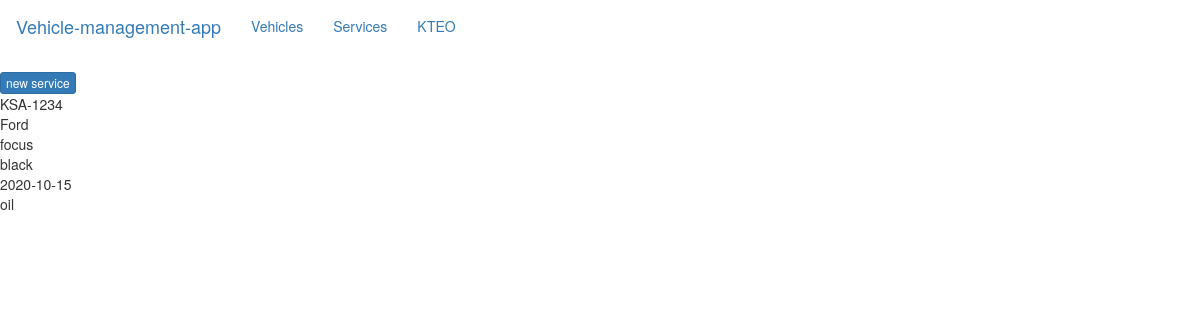
Before: /index.php/site/all_services with the older database file.
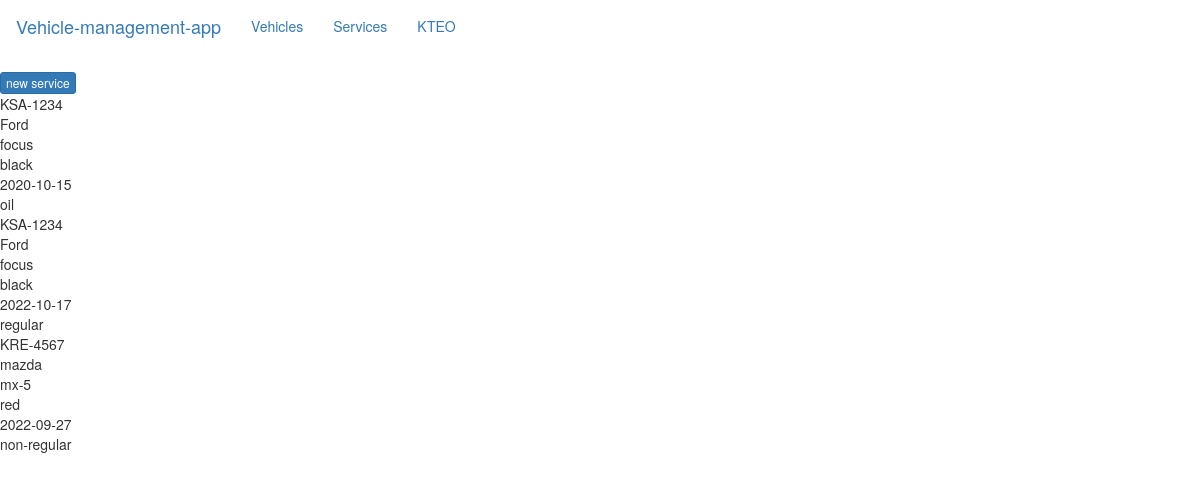
After: the same page with the newer database file.
### tables this page shows
CREATE TABLE `services` (
  `id` int NOT NULL AUTO_INCREMENT,
  `car_id` int NOT NULL,
  `date` date NOT NULL,
  `km` int NOT NULL,
  `price` float NOT NULL,
  `shop` text NOT NULL,
  `comments` longtext,
  `type` int NOT NULL,
  `service_reg_km` int NOT NULL,
  `service_reg_date` date NOT NULL,
  `service_oil_km` int NOT NULL,
  `service_oil_date` date NOT NULL,
  PRIMARY KEY (`id`),
  KEY `services_service_type_null_fk` (`type`),
  KEY `services_car_null_fk` (`car_id`),
  CONSTRAINT `services_car_null_fk` FOREIGN KEY (`car_id`) REFERENCES `car` (`id`) ON DELETE CASCADE,
  CONSTRAINT `services_service_type_null_fk` FOREIGN KEY (`type`) REFERENCES `service_type` (`id`)
);

CREATE TABLE `car` (
  `license_plate` varchar(15) DEFAULT NULL,
  `vehicle_type` int NOT NULL,
  `ownership_type` enum('SuperCargo','I.X.') DEFAULT NULL,
  `id` int NOT NULL AUTO_INCREMENT,
  `owner` varchar(40) NOT NULL,
  `fuel` enum('gasoline','petrol','electric') NOT NULL,
  `manufacturer` varchar(20) NOT NULL,
  `model` varchar(20) NOT NULL,
  `color` varchar(15) DEFAULT NULL,
  `displasment` int NOT NULL,
  `year_man` year NOT NULL,
  `year_license` year NOT NULL,
  `year_purch` year NOT NULL,
  `service_reg_km` int DEFAULT NULL,
  `service_reg_months` int DEFAULT NULL,
  `service_oil_km` int DEFAULT NULL,
  `service_oil_months` int DEFAULT NULL,
  `service_tyre_km` int NOT NULL,
  `KTEO_years` int NOT NULL,
  `emission_years` int NOT NULL,
  `escort_id` int DEFAULT NULL,
  `comments` longtext,
  `active` tinyint(1) NOT NULL,
  PRIMARY KEY (`id`),
  KEY `car_car_id_fk` (`escort_id`),
  KEY `car_vehicle_type_null_fk` (`vehicle_type`),
  CONSTRAINT `car_car_id_fk` FOREIGN KEY (`escort_id`) REFERENCES `car` (`id`),
  CONSTRAINT `car_vehicle_type_null_fk` FOREIGN KEY (`vehicle_type`) REFERENCES `vehicle_type` (`id`)
);

CREATE TABLE `service_type` (
  `id` int NOT NULL AUTO_INCREMENT,
  `name` text NOT NULL,
  PRIMARY KEY (`id`)
);

### application/controllers/Site.php (called while the page is built, shortened)
<?php
class Site extends CI_Controller {
    public function __construct()
    {
        $this->load->model("vehicles_model");
        $this->load->model("services_model");
    }
    public function all_services(){
        $result['services']=$this->services_model->get_all_services();
        $this->load->view('services/all_services.php',$result);
    }
}

### index.php (called while the page is built, shortened)
<?php
require_once BASEPATH.'core/CodeIgniter.php';

### application/models/Services_model.php (called while the page is built, shortened)
<?php
class services_model extends CI_Model
{
    function get_all_services(){
        $this->db->select('car.license_plate,car.manufacturer,car.model,car.color,services.id,services.date,type.name');
        $this->db->from("services as services");
        $this->db->join("car as car","car.id=services.car_id");
        $this->db->join("service_type as type","services.type=type.id");
        $query=$this->db->get();
        return $result=$query->result();
    }
}

### application/views/services/all_services.php (the view, shortened to what this page needs)
<link rel="stylesheet" href="https://maxcdn.bootstrapcdn.com/bootstrap/3.4.1/css/bootstrap.min.css">
<?php
$this->load->view("navbar") ;
$add_service_url=base_url('/index.php/services/new_service');
echo "<a class='btn btn-primary btn-xs' href='$add_service_url'>new service</a><br>";
foreach ($services as $service){
    echo $service->license_plate ."<br>";
    echo $service->manufacturer ."<br>";
    echo $service->model ."<br>";
    echo $service->color ."<br>";
    echo $service->date ."<br>";
    echo $service->name ."<br>";
}
?>

### application/views/navbar.php
<?php
$V_url=base_url('index.php/site/all_vehicles');
$S_url=base_url('/index.php/site/all_services');
$K_url=base_url('/index.php/site/all_kteo');
$url=base_url();
?>
<div class="sticky-top" >
    <nav class="navbar navbar-expand-lg bg-light">
        <div class="container-fluid">
            <div class="navbar-header">
                <?php echo"<a class='navbar-brand' href='$url'>Vehicle-management-app</a>" ?>
            </div >
            <div class="collapse navbar-collapse">
                <ul class="nav navbar-nav">
                    <?php
                    echo"<li class='nav-item' ><a class='nav-link active' href='$V_url'>Vehicles</a></li>";
                    echo "<li class='nav-item'><a class='nav-link active' href='$S_url'>Services</a></li>";
                    echo "<li class='nav-item'><a class='nav-link active' href='$K_url'>KTEO</a></li>"
                    ?>
                </ul>
            </div>
        </div>
    </nav>
</div>

Changed rows visible on the page:
added services: car.license_plate "KSA-1234", car.manufacturer "Ford", car.model "focus", car.color "black", date "2022-10-17", type.name "regular"
added services: car.license_plate "KRE-4567", car.manufacturer "mazda", car.model "mx-5", car.color "red", date "2022-09-27", type.name "non-regular"
